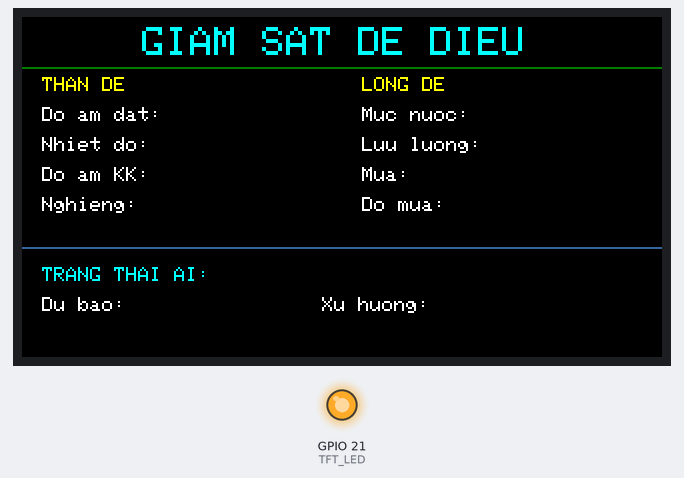
Recording of a sketch running on a simulated ESP32. Shown: 320×170 colour display, output pins drawn as LEDs (lit = HIGH). WiFi joins after 1.5 s; servers stay silent unless stated; no radio packets arrive unless stated; no MQTT or app messages arrive unless stated; what the sketch prints to the serial monitor is not drawn.

Above: at 0.4 s.
At 1.1 s:
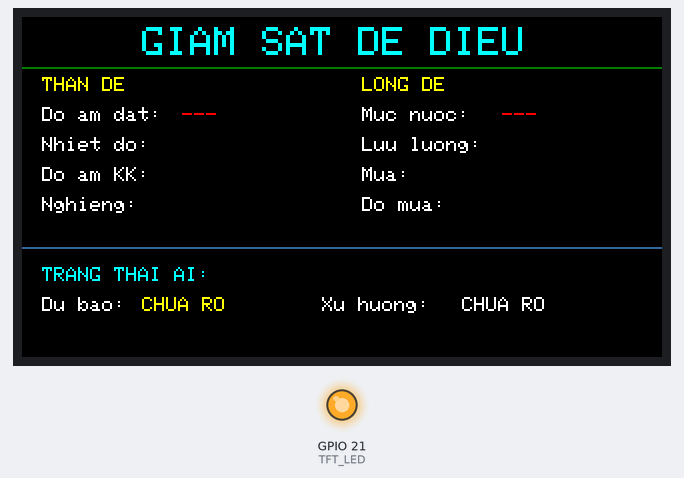

The sketch:

HienThiHoanChinh.ino
```cpp
#include <WiFi.h>
#include <PubSubClient.h>
#include <ArduinoJson.h>
#include <SPI.h>
#include <LoRa.h>
#include <TFT_eSPI.h> // Chỉ dùng thư viện gốc

// ===== CẤU HÌNH WIFI & MQTT =====
const char* ssid = "Tuan Anh ";
const char* password = "12345689";
const char* mqtt_server = "192.168.100.248";
const int mqtt_port = 1883;

// Topics
const char* topic_sensor_thande = "thande/sensor";
const char* topic_sensor_longde = "longde/sensor";
const char* topic_ai_status = "ai/status";
const char* topic_nguong_ai = "ai/nguong";

WiFiClient espClient;
PubSubClient client(espClient);

// ===== PHẦN CỨNG =====
#define TFT_LED 21
#define TFT_DC  22
#define TFT_CS  5
#define TFT_RST 4
#define LORA_RST 27
#define LORA_INT 26
#define LORA_SCK 14
#define LORA_MOSI 13
#define LORA_MISO 12
#define LORA_CS 15

TFT_eSPI tft = TFT_eSPI();

// ===== BIẾN DỮ LIỆU =====
float do_am_dat_thande = 0;
float nhiet_do_thande = 0;
float do_am_kk_thande = 0;
int trang_thai_nghieng_thande = 0;
unsigned long thoi_gian_cap_nhat_thande = 0;

float muc_nuoc_longde = 0;
float luu_luong_longde = 0;
int trang_thai_mua_digital_longde = 0;
float do_mua_analog_longde = 0;
unsigned long thoi_gian_cap_nhat_longde = 0;

bool trang_thai_ket_noi_thande = false;
bool trang_thai_ket_noi_longde = false;
const unsigned long thoi_gian_chet = 30000;
unsigned long lastReconnectAttempt = 0;
unsigned long lastScreenUpdate = 0;

String trang_thai_ai = "KHOI TAO";
String mua_hien_tai = "CHUA RO";
String xu_huong_ai = "CHUA RO";
String canh_bao_tong_hop = "";

// Ngưỡng
float MUC_NUOC_CANH_BAO = 250.0;
float MUC_NUOC_NGUY_HIEM = 300.0;
float DO_AM_DAT_CANH_BAO = 70.0;
float DO_AM_DAT_NGUY_HIEM = 85.0;
float LUU_LUONG_CANH_BAO = 15.0;

// ===== WIFI & MQTT =====
void setup_wifi() {
  WiFi.mode(WIFI_STA);
  pinMode(2, INPUT_PULLUP);
  WiFi.begin(ssid, password);
}

boolean reconnect_mqtt_non_blocking() {
  if (client.connect("HienThi_NoAccent")) {
    Serial.println("MQTT connected");
    client.subscribe(topic_sensor_thande);
    client.subscribe(topic_sensor_longde);
    client.subscribe(topic_ai_status);
    client.subscribe(topic_nguong_ai);
    return true;
  }
  return false;
}

void mqtt_callback(char* topic, byte* payload, unsigned int length) {
  String message = "";
  for (int i = 0; i < length; i++) message += (char)payload[i];

  if (String(topic) == topic_sensor_thande) {
    StaticJsonDocument<256> doc;
    if (!deserializeJson(doc, message)) {
      do_am_dat_thande = doc["do_am_dat"];
      nhiet_do_thande = doc["nhiet_do"];
      do_am_kk_thande = doc["do_am_kk"];
      trang_thai_nghieng_thande = doc["nghieng"];
      trang_thai_ket_noi_thande = true;
      thoi_gian_cap_nhat_thande = millis();
    }
  }
  else if (String(topic) == topic_sensor_longde) {
    StaticJsonDocument<256> doc;
    if (!deserializeJson(doc, message)) {
      muc_nuoc_longde = doc["muc_nuoc"];
      luu_luong_longde = doc["luu_luong"];
      trang_thai_mua_digital_longde = doc["mua_digital"];
      do_mua_analog_longde = doc["do_mua_analog"];
      trang_thai_ket_noi_longde = true;
      thoi_gian_cap_nhat_longde = millis();
    }
  }
  else if (String(topic) == topic_ai_status) {
    StaticJsonDocument<512> doc;
    if (!deserializeJson(doc, message)) {
      trang_thai_ai = doc["status"].as<String>();
      mua_hien_tai = doc["mua"].as<String>();
      xu_huong_ai = doc["xuhuong"].as<String>();

      // Chuyển mã sang Không Dấu
      if(mua_hien_tai == "MUA_MUA") mua_hien_tai = "CO MUA";
      else if(mua_hien_tai == "MUA_NHO") mua_hien_tai = "MUA NHO";
      else if(mua_hien_tai == "MUA_RAT_TO") mua_hien_tai = "MUA TO";
      else mua_hien_tai = "KHONG";

      if(xu_huong_ai == "TANG" || xu_huong_ai == "NUOC DANG (TANG)") xu_huong_ai = "DANG DANG";
      else if(xu_huong_ai == "GIAM" || xu_huong_ai == "NUOC RUT (GIAM)") xu_huong_ai = "DANG RUT";
      else xu_huong_ai = "ON DINH";

      // Xử lý chuỗi cảnh báo dài (Bỏ dấu)
      canh_bao_tong_hop = trang_thai_ai;
      canh_bao_tong_hop.replace("NGUY_HIEM", "NGUY HIEM");
      canh_bao_tong_hop.replace("CANH_BAO", "CANH BAO");
      canh_bao_tong_hop.replace("CẤP", "CAP");
      canh_bao_tong_hop.replace("TRÀN", "TRAN");
      canh_bao_tong_hop.replace("LŨ", "LU");
      canh_bao_tong_hop.replace("SẠT", "SAT");
      canh_bao_tong_hop.replace("LỞ", "LO");
    }
  }
}

// ===== LORA =====
void khoi_tao_lora() {
  SPI.begin(LORA_SCK, LORA_MISO, LORA_MOSI, LORA_CS);
  LoRa.setPins(LORA_CS, LORA_RST, LORA_INT);
  if (!LoRa.begin(433E6)) Serial.println("LoRa failed!");
}

void nhan_du_lieu_loRa() {
  int packetSize = LoRa.parsePacket();
  if (packetSize) {
    while (LoRa.available()) LoRa.read();
  }
}

// ===== HIỂN THỊ TFT (KHÔNG DẤU) =====
void khoi_tao_tft() {
  pinMode(TFT_LED, OUTPUT);
  digitalWrite(TFT_LED, HIGH);
  tft.init();
  tft.setRotation(1);
  tft.fillScreen(TFT_BLACK);
}

void ve_khung_nen() {
  tft.fillScreen(TFT_BLACK);

  // Header
  tft.setTextSize(2);
  tft.setTextColor(TFT_CYAN, TFT_BLACK);
  tft.setCursor(60, 5); tft.println("GIAM SAT DE DIEU");
  tft.drawFastHLine(0, 25, 320, TFT_DARKGREEN);

  // Cột
  tft.setTextSize(1);
  tft.setTextColor(TFT_YELLOW, TFT_BLACK);
  tft.setCursor(10, 30); tft.println("THAN DE");
  tft.setCursor(170, 30); tft.println("LONG DE");

  // Nhãn
  tft.setTextColor(TFT_WHITE, TFT_BLACK);
  int y_start = 45;

  // Cột 1
  tft.setCursor(10, y_start); tft.print("Do am dat:");
  tft.setCursor(10, y_start + 15); tft.print("Nhiet do:");
  tft.setCursor(10, y_start + 30); tft.print("Do am KK:");
  tft.setCursor(10, y_start + 45); tft.print("Nghieng:");

  // Cột 2
  tft.setCursor(170, y_start); tft.print("Muc nuoc:");
  tft.setCursor(170, y_start + 15); tft.print("Luu luong:");
  tft.setCursor(170, y_start + 30); tft.print("Mua:");
  tft.setCursor(170, y_start + 45); tft.print("Do mua:");

  // Footer
  tft.drawFastHLine(0, 115, 320, 0x3333);
  tft.setTextColor(TFT_CYAN, TFT_BLACK);
  tft.setCursor(10, 125); tft.print("TRANG THAI AI:");

  tft.setTextColor(TFT_WHITE, TFT_BLACK);
  tft.setCursor(10, 140); tft.print("Du bao:");
  tft.setCursor(150, 140); tft.print("Xu huong:");
}

void cap_nhat_man_hinh() {
  int y_start = 45;
  tft.setTextSize(1);
  tft.setTextPadding(60);

  // --- CỘT 1 ---
  // Độ ẩm đất
  if (trang_thai_ket_noi_thande) {
    uint16_t mau = do_am_dat_thande > 70 ? TFT_RED : TFT_GREEN;
    tft.setTextColor(mau, TFT_BLACK); tft.setCursor(80, y_start);
    tft.print(do_am_dat_thande, 1); tft.print("%");
  } else { tft.setTextColor(TFT_RED, TFT_BLACK); tft.setCursor(80, y_start); tft.print("---"); }

  // Nhiệt độ
  tft.setTextColor(TFT_GREEN, TFT_BLACK); tft.setCursor(80, y_start + 15);
  if(trang_thai_ket_noi_thande) { tft.print(nhiet_do_thande, 1); tft.print("C"); }

  // Độ ẩm KK
  tft.setCursor(80, y_start + 30);
  if(trang_thai_ket_noi_thande) { tft.print(do_am_kk_thande, 1); tft.print("%"); }

  // Nghiêng
  tft.setCursor(80, y_start + 45);
  if (trang_thai_ket_noi_thande) {
    if(trang_thai_nghieng_thande == 1) { tft.setTextColor(TFT_RED, TFT_BLACK); tft.print("NGUY HIEM"); }
    else { tft.setTextColor(TFT_GREEN, TFT_BLACK); tft.print("BINH THUONG"); }
  }

  // --- CỘT 2 ---
  // Mực nước
  tft.setCursor(240, y_start);
  if (trang_thai_ket_noi_longde) {
    uint16_t mau = muc_nuoc_longde > 250 ? TFT_RED : TFT_GREEN;
    tft.setTextColor(mau, TFT_BLACK);
    if(muc_nuoc_longde < 0) tft.print("LOI");
    else { tft.print(muc_nuoc_longde, 1); tft.print("cm"); }
  } else { tft.setTextColor(TFT_RED, TFT_BLACK); tft.setCursor(240, y_start); tft.print("---"); }

  // Lưu lượng
  tft.setTextColor(TFT_GREEN, TFT_BLACK); tft.setCursor(240, y_start + 15);
  if(trang_thai_ket_noi_longde) { tft.print(luu_luong_longde, 1); tft.print("L"); }

  // Mưa & Độ mưa
  tft.setTextColor(TFT_CYAN, TFT_BLACK); tft.setCursor(240, y_start + 30);
  if(trang_thai_ket_noi_longde) tft.print(trang_thai_mua_digital_longde ? "CO MUA" : "KHONG");

  tft.setTextColor(TFT_GREEN, TFT_BLACK); tft.setCursor(240, y_start + 45);
  if(trang_thai_ket_noi_longde) { tft.print(do_mua_analog_longde, 0); tft.print("%"); }

  // --- AI INFO ---
  tft.setTextPadding(80);
  tft.setCursor(60, 140); tft.setTextColor(TFT_YELLOW, TFT_BLACK); tft.print(mua_hien_tai);

  tft.setCursor(220, 140);
  if(xu_huong_ai == "DANG DANG") tft.setTextColor(TFT_RED, TFT_BLACK);
  else tft.setTextColor(TFT_WHITE, TFT_BLACK);
  tft.print(xu_huong_ai);

  // Cảnh báo (Scroll)
  tft.setTextPadding(320);
  tft.setCursor(10, 160);
  if (canh_bao_tong_hop.indexOf("CAP 5") >= 0) tft.setTextColor(TFT_RED, TFT_BLACK);
  else if (canh_bao_tong_hop.indexOf("CAP 2") >= 0) tft.setTextColor(TFT_ORANGE, TFT_BLACK);
  else tft.setTextColor(TFT_GREEN, TFT_BLACK);

  if(canh_bao_tong_hop.length() > 30) {
     tft.print(canh_bao_tong_hop.substring(0, 30));
     tft.setCursor(10, 175); tft.print(canh_bao_tong_hop.substring(30));
  } else {
     tft.print(canh_bao_tong_hop);
  }

  tft.setTextPadding(0);
}

void kiem_tra_ket_noi() {
  unsigned long now = millis();
  if (now - thoi_gian_cap_nhat_thande > thoi_gian_chet) trang_thai_ket_noi_thande = false;
  if (now - thoi_gian_cap_nhat_longde > thoi_gian_chet) trang_thai_ket_noi_longde = false;
}

void setup() {
  Serial.begin(115200);
  khoi_tao_tft();
  ve_khung_nen();
  khoi_tao_lora();
  setup_wifi();
  client.setServer(mqtt_server, mqtt_port);
  client.setCallback(mqtt_callback);
}

void loop() {
  unsigned long currentMillis = millis();
  if (!client.connected()) {
    if (currentMillis - lastReconnectAttempt > 5000) {
      lastReconnectAttempt = currentMillis;
      if (reconnect_mqtt_non_blocking()) lastReconnectAttempt = 0;
    }
  } else {
    client.loop();
  }
  nhan_du_lieu_loRa();
  kiem_tra_ket_noi();
  if (currentMillis - lastScreenUpdate > 1000) {
    cap_nhat_man_hinh();
    lastScreenUpdate = currentMillis;
  }
}
```
